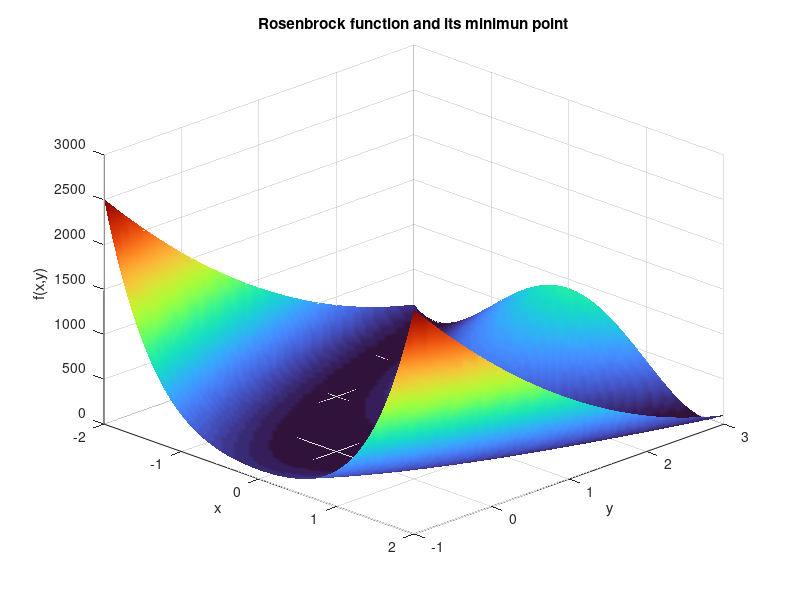

This figure's MATLAB source: (Note: this script raises an error after producing the figure.)
clc
clear
close all

f_rosenbrock = @(x) 100*(x(2)-x(1)^2)^2 + (1-x(1))^2;

% Plot of the function and the minimun point
[x, y] = meshgrid(-2:0.05:2, -1:0.05:3);
z = 100*(y - x.^2).^2 + (1 - x).^2;

figure;
surf(x, y, z);
xlabel('x');
ylabel('y');
zlabel('f(x,y)');
title('Rosenbrock function and its minimun point');
shading interp;
colormap turbo;
view(45, 30);
hold on;
plot3(1, 1, f_rosenbrock([1; 1]), 'ro', 'MarkerSize', 10, 'MarkerFaceColor', 'r');

% Starting points used for the test
x0_a = [1.2; 1.2];
x0_b = [-1.2; 1];

% Stopping parameters
tol = 1e-8;
kmax = 2000;

% Nelder-Mead parameters
rho_nm = 1;
chi_nm = 2;
gamma_nm = 0.5;
sigma_nm = 0.5;

fid = fopen('output_rosenbrock.txt', 'w');

% NELDER-MEAD

tic;
[simplex_nm_a, k_nm_a] = nelder_mead(x0_a, f_rosenbrock, rho_nm, chi_nm, gamma_nm, sigma_nm, kmax, tol);
time_nm_a = toc;

tic;
[simplex_nm_b, k_nm_b] = nelder_mead(x0_b, f_rosenbrock, rho_nm, chi_nm, gamma_nm, sigma_nm, kmax, tol);
time_nm_b = toc;


% MODIFIED NEWTON

% Backtracking parameters
rho = 0.5;
tolgrad = 1e-8;
c1 = 1e-4;
btmax = 20;

gradf = @(x) [ -400*x(1)*(x(2) - x(1)^2) - 2*(1 - x(1));
                200*(x(2) - x(1)^2) ];
Hessf = @(x) [ 1200*x(1)^2 - 400*x(2) + 2, -400*x(1);
               -400*x(1), 200 ];

tic;
[xk_a, fk_a, gradfk_norm_a, k_a, xseq_a, btseq_a] = ...
    modified_newton_bcktrck(x0_a, f_rosenbrock, gradf, Hessf, ...
    kmax, tolgrad, c1, rho, btmax);
time_mn_a = toc;
x_newton_a = xk_a;

tic;
[xk_b, fk_b, gradfk_norm_b, k_b, xseq_b, btseq_b] = ...
    modified_newton_bcktrck(x0_a, f_rosenbrock, gradf, Hessf, ...
    kmax, tolgrad, c1, rho, btmax);
time_mn_b = toc;
x_newton_b = xk_b;


fprintf(fid, "== RESULTS FOR %s ==\n", "MODIFIED NEWTON WITH BACKTRACKING");
fprintf(fid, '\n');

fprintf(fid, "Starting point: [%f, %f]\n", x0_a(1), x0_a(2));
fprintf(fid, "Number of iterations: %d\n", k_a);
fprintf(fid, "Final value of the function: %.10f\n", f_rosenbrock(xk_a));
fprintf(fid, "Execution time: %.6f secondi\n", time_mn_a);
fprintf(fid, "Final norm of the gradient: %.2e\n", gradfk_norm_a);
fprintf(fid, "Total number of backtracking: %d\n", sum(btseq_a));
fprintf(fid, '\n');


fprintf(fid, "Starting point: [%f, %f]\n", x0_b(1), x0_b(2));
fprintf(fid, "Number of iterations: %d\n", k_b);
fprintf(fid, "Final value of the function: %.10f\n", f_rosenbrock(xk_b));
fprintf(fid, "Execution time: %.6f secondi\n", time_mn_b);
fprintf(fid, "Final norm of the gradient: %.2e\n", gradfk_norm_b);
fprintf(fid, "Total number of backtracking: %d\n", sum(btseq_b));

fprintf(fid, '\n');
fprintf(fid, "\n== RISULTS FOR NELDER-MEAD ==\n");
fprintf(fid, '\n');

fprintf(fid, "Starting point: [%f, %f]\n", x0_a(1), x0_a(2));
fprintf(fid, "Number of iterations: %d\n", k_nm_a);
fprintf(fid, "Final value of the function: %.10f\n", f_rosenbrock(simplex_nm_a(:,1)));
fprintf(fid, "Execution time: %.6f secondi\n", time_nm_a);

fprintf(fid, '\n');
fprintf(fid, "Starting point: [%f, %f]\n", x0_b(1), x0_b(2));
fprintf(fid, "Number of iterations: %d\n", k_nm_b);
fprintf(fid, "Final value of the function: %.10f\n", f_rosenbrock(simplex_nm_b(:,1)));
fprintf(fid, "Execution time: %.6f secondi\n", time_nm_b);

methods = {'Newton x0_a', 'Newton x0_b', 'Nelder-Mead x0_a', 'Nelder-Mead x0_b'};

times = [time_mn_a, time_mn_b, time_nm_a, time_nm_b];

figure;
bar(times);
set(gca, 'XTickLabel', methods);
ylabel('Tempo di esecuzione (s)');
title('Confronto dei tempi di esecuzione');
grid on;

iterations = [k_a, k_b, k_nm_a, k_nm_b];  % Nelder-Mead ha fisso kmax nel tuo caso

figure;
bar(iterations);
set(gca, 'XTickLabel', methods);
ylabel('Numero di iterazioni');
title('Confronto del numero di iterazioni');
grid on;




fclose(fid);